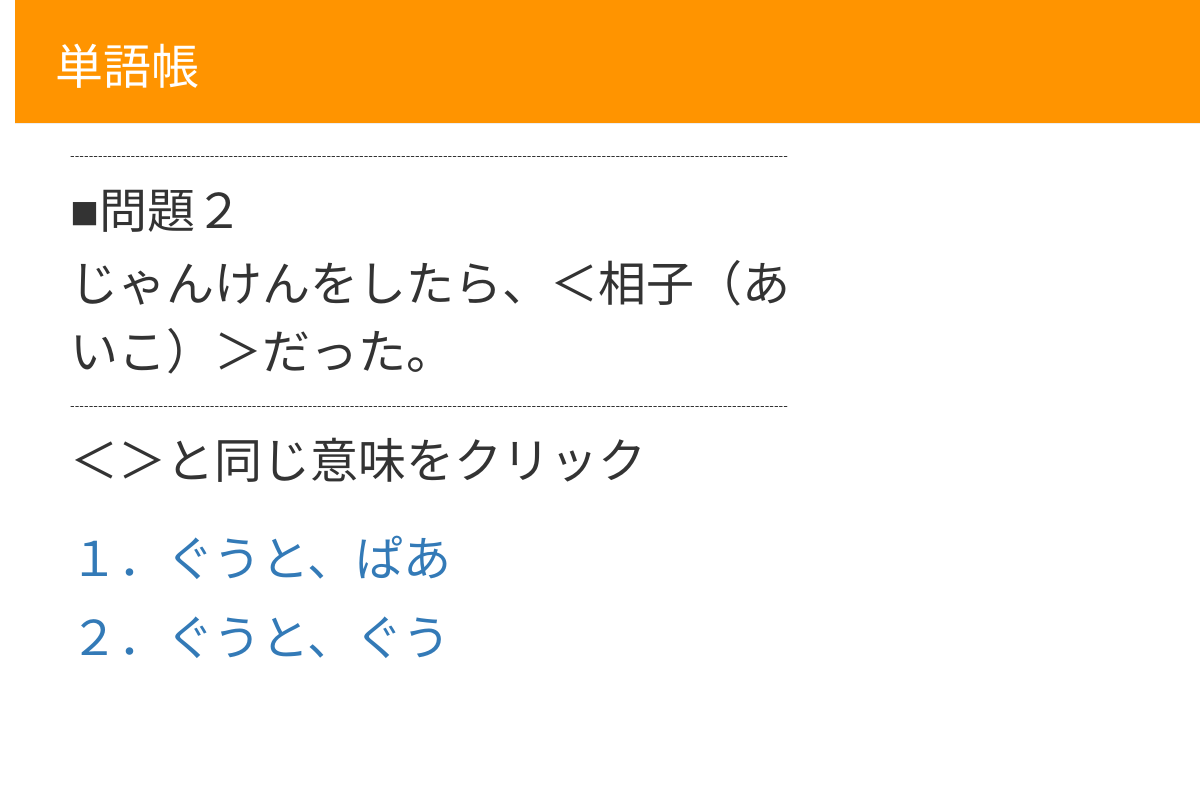
Screenshot of /post/3/ with the database file from the repository.
### blog/models.py (models this page shows, shortened)
class Post(models.Model):
    author = models.ForeignKey('auth.User', on_delete=models.CASCADE)
    number = models.CharField(max_length=200,null=True)
    title = models.TextField(null=True)
    text = models.TextField()
    answer1 = models.TextField(null=True)
    answer2 = models.TextField(null=True)
    created_date = models.DateTimeField(default=timezone.now)
    published_date = models.DateTimeField(blank=True, null=True)

### blog/views.py (the view)
# urls.py: path('post/<int:pk>/', views.post_detail, name='post_detail'),
def post_detail(request, pk):
    post = get_object_or_404(Post, pk=pk)
    return render(request, 'blog/post_detail.html', {'post': post})

### blog/templates/blog/post_detail.html (shortened to what this page needs)
{% extends 'blog/base.html' %}
{% block content %}
<div class="post">
  <p class="mb2">----------------------------------------------------------------------------------------------------------------------------------------------------------</p>
  <h1><font size="20">■{{ post.number }}</font></h1>
  <p class="mb10"><font size="20">{{ post.title }}</font></p>
  <p class="mb2">----------------------------------------------------------------------------------------------------------------------------------------------------------</p>
  <p><font size="15">{{ post.text|linebreaksbr }}</font></p>
　{% ifequal post.pk 3 %}
    <p><font size="20"><a href="{% url 'post_miss1' pk=post.pk %}">{{ post.answer1|linebreaksbr }}</a></font><p>
    <p><font size="20"><a href="{% url 'post_right1'  pk=post.pk %}">{{ post.answer2|linebreaksbr }}</a></font><p>
  {% endifequal %}
</div>
{% endblock %}

### blog/static/css/blog.css (style rules this page uses)
body { padding-left: 15px; }
h1, h2, h3, h4 { font-family: 'Lobster', cursive; }
.post { margin-bottom: 70px; }

### rows the page displays
Post: number "問題２", title "じゃんけんをしたら、＜相子（あいこ）＞だった。", text "＜＞と同じ意味をクリック", answer1 "１．ぐうと、ぱあ", answer2 "２．ぐうと、ぐう"
